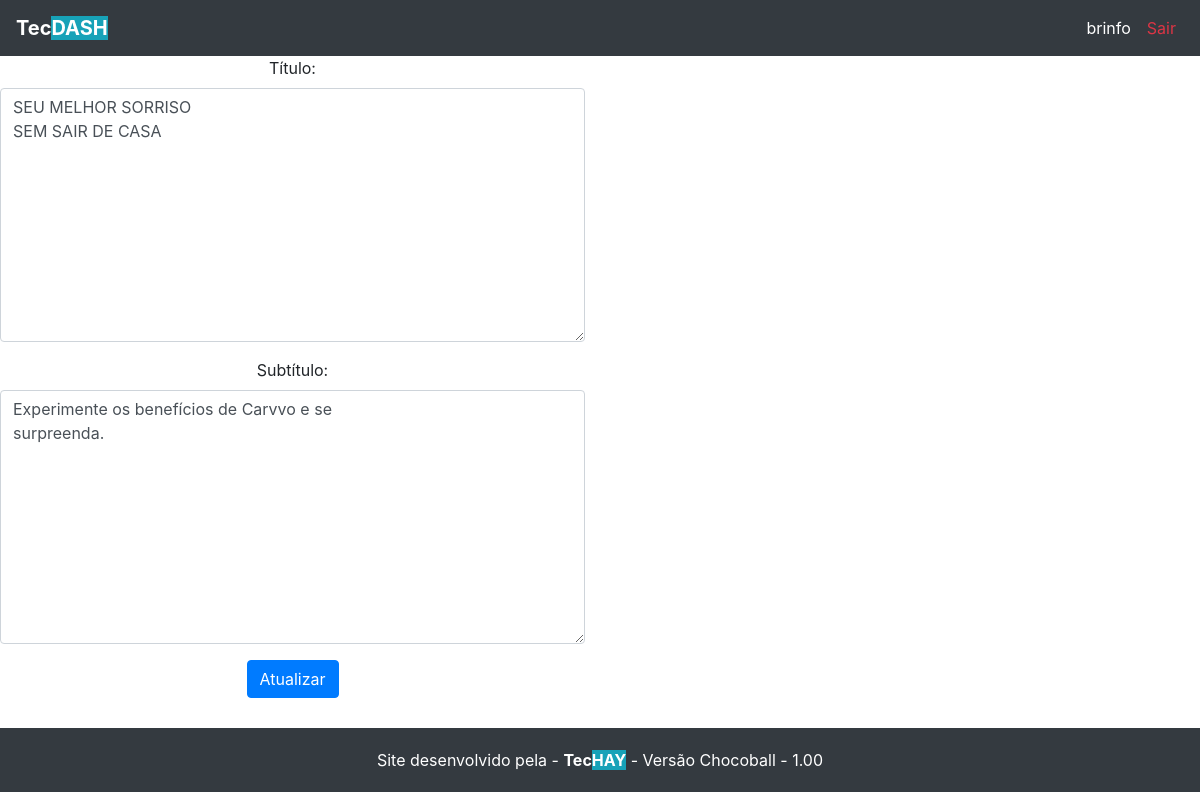
The app's page /dashboard/edit_initial (signed in) with its own data.
### principal/models.py (models this page shows, shortened)
class Initial(models.Model):
	title = models.TextField()
	subtitle = models.TextField()

### principal/views.py (the view)
# urls.py: path('edit_initial', views.edit_initial, name="edit_initial"),
def edit_initial(request):
  data = {}
  initial = Initial.objects.get(pk=1)
  if request.method == 'POST':
    form = InitialForm(data=request.POST, instance=initial)
    if form.is_valid():
      form.save()
      return redirect('index')
    else:
     HttpResponse(json.dumps(form.errors))
  else:
    form = InitialForm(instance=initial)
  data['form'] = form; data['initial'] = initial;
  return render(request, 'dashboard/initial/edit-initial.html', data)

### principal/forms.py
class InitialForm(forms.ModelForm):
  class Meta:
    model = Initial
    fields = '__all__'
    widgets = {
      'title': forms.Textarea(attrs={'class':'form-control', }),
      'subtitle': forms.Textarea(attrs={'class':'form-control'})
      }
    labels = {'title': "Título", 'subtitle': "Subtítulo"}

### principal/templates/dashboard/initial/edit-initial.html (shortened to what this page needs)
{% extends "base.html" %}
{% block conteudo %}
<div class="content">
	<div class="row" align="center">
		<div class="col-6">
			<form action="{% url 'edit_initial' %}" method="post" enctype="multipart/form-data">
				{{form.as_p}}
				<input type="submit" class="btn btn-primary" value="Atualizar">
			</form>
		</div>
	</div>
</div>
{% endblock %}

### principal/templates/base.html (shortened to what this page needs)
<!DOCTYPE html>
<html>
{% load static %}
<head>
  <link rel="stylesheet" href="https://stackpath.bootstrapcdn.com/bootstrap/4.4.1/css/bootstrap.min.css" />
  <link rel="stylesheet" type="text/css" href="{% static 'assets/css/style.css' %}" />
</head>
<body>
  <nav class="navbar navbar-expand-lg navbar-dark bg-dark">
    <a class="navbar-brand font-weight-bold" href="#">Tec<span class="bg-info">DASH</span></a>
    <div class="collapse navbar-collapse" id="navbarSupportedContent">
      <ul class="navbar-nav ml-auto">
        <li class="nav-item active">
          <a class="nav-link disabled" href="#">{{user.username}}<span class="sr-only">(current)</span></a>
        </li>
        <li class="nav-item">
          <a class="nav-link text-danger" href="{% url 'logout' %}">Sair</a>
        </li>
      </ul>
    </div>
  </nav>
  {% block conteudo %}
  {% endblock %}
  <div id="footer" class="bg-dark">
    <div class="text-white">
      Site desenvolvido pela - <span class="font-weight-bold">Tec<span class="bg-info">HAY</span></span> - Versão Chocoball - 1.00
    </div>
  </div>
</body>
</html>

### principal/static/assets/css/style.css (style rules this page uses)
a { color: #000; }
div#footer { margin-top: 30px; padding: 20px; text-align: center; }
.content { min-height: 77vh; }

### records on screen
Initial: title "SEU MELHOR SORRISO SEM SAIR DE CASA", subtitle "Experimente os benefícios de Carvvo e se surpreenda."

### other values on screen
{{ user.username }} "brinfo"
